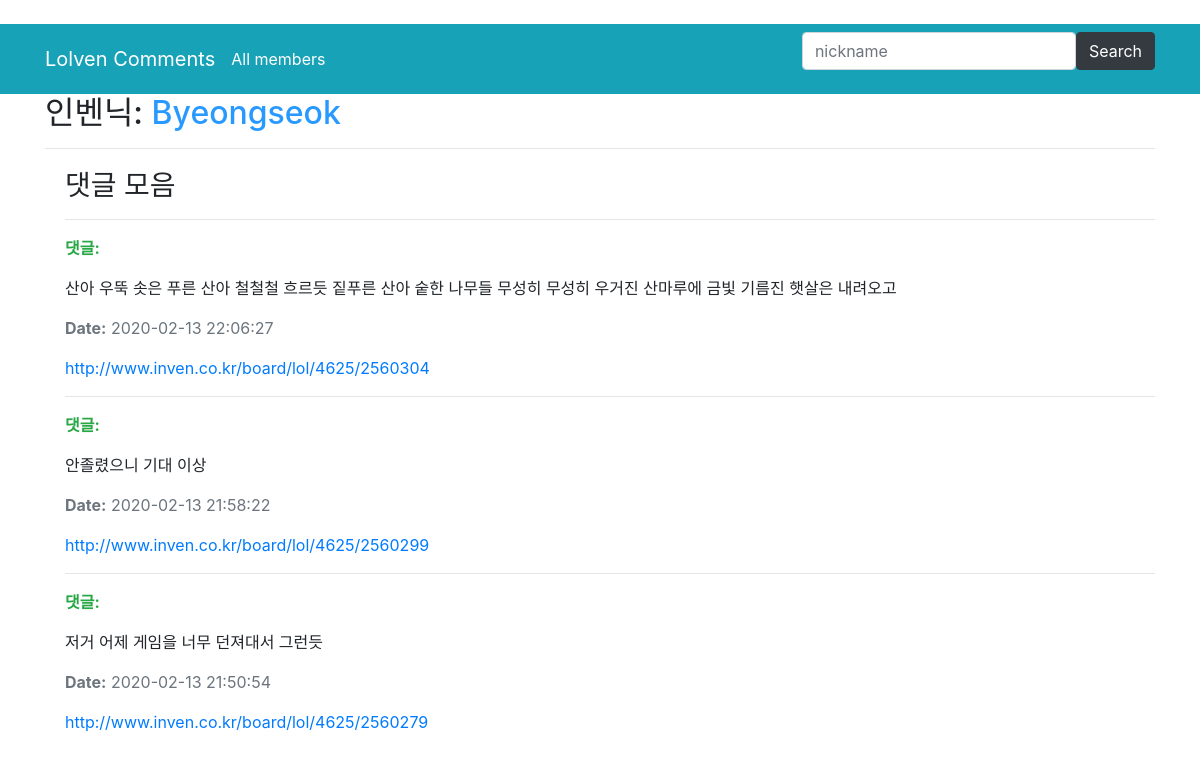
The app's page /parsed_data/members/91 with its own data.
### parsed_data/models.py (models this page shows, shortened)
class Member(models.Model):
    nickname_text = models.CharField(max_length=30)
    class Meta:
        ordering = ['nickname_text']

class Cmt(models.Model):
    nickname = models.ForeignKey(Member, on_delete=models.CASCADE)
    comment = models.TextField()
    date = models.CharField(max_length=20)
    link = models.URLField()

### parsed_data/views.py (the view)
# urls.py: path('members/<int:pk>', views.MemberDetailView.as_view(), name='member-detail'),
class MemberDetailView(generic.DetailView):
    model = Member

### parsed_data/templates/parsed_data/member_detail.html
﻿{% extends "base_generic.html" %}
{% block content %}
  <h2>인벤닉:   <font color="#289AFF">{{ member.nickname_text }}</font></h2>
 <hr>
  <div style="margin-left:20px;margin-top:20px">
    <h3>댓글 모음</h4>
    {% for comment in member.cmt_set.all %}
      <hr>
      <p class="text-success"><strong>댓글:</strong> </p>
      <p>{{comment.comment}}</p>
      <p class="text-muted"><strong>Date:</strong> {{comment.date}}</p>
      <a href = "{{comment.link}}">{{comment.link}}</a>
    {% endfor %}
  </div>
{% endblock %}

### records on screen
Member: nickname_text "Byeongseok"
Cmt: comment "산아 우뚝 솟은 푸른 산아 철철철 흐르듯 짙푸른 산아 숱한 나무들 무성히 무성히 우거진 산마루에 금빛 기름진 햇살은 내려오고", date "2020-02-13 22:06:27", link "http://www.inven.co.kr/board/lol/4625/2560304"
Cmt: comment "안졸렸으니 기대 이상", date "2020-02-13 21:58:22", link "http://www.inven.co.kr/board/lol/4625/2560299"
Cmt: comment "저거 어제 게임을 너무 던져대서 그런듯", date "2020-02-13 21:50:54", link "http://www.inven.co.kr/board/lol/4625/2560279"
